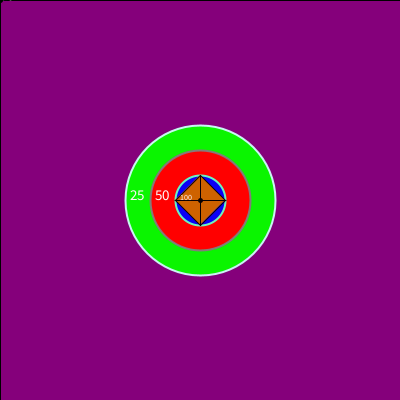
Frame 1 (no input)
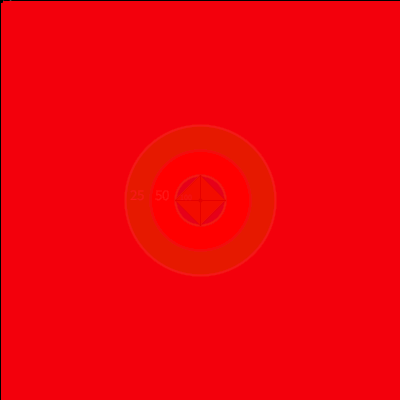
Frame 60 (the mouse pressed at the canvas centre just before this capture)
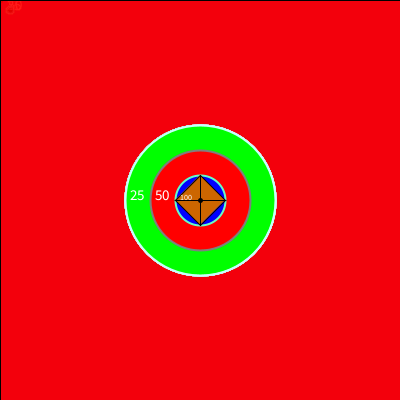
Frame 120 (the mouse held since frame 60 and released just before this capture)

The Processing sketch that drew these frames (run headless with seeded random() and noise(); from frame 60 on, the mouse is pressed at the canvas centre):

// Processing sketch: processing_154331
// ── processing_154331.pde

// Narahari Bharadwaj (nbharad)
// Copyright 2014
void setup() {
  size(400, 400);
  background(128, 0, 128);
  float x = width*0.5;
  float y = height*0.5;
  makePicture(x, y);
}

void makePicture(float mousew, float mouseh) {
  float x = mousew;
  float y = mouseh;
  smooth();
  fill(0, 255, 0);
  stroke(200, 400, 300);
  strokeWeight(2);
  ellipse(x, y, x*0.75, y*0.75);
  fill(255, 0, 0);
  stroke(127, 127, 127);
  strokeWeight(2);
  ellipse(x, y, x*0.5, y*0.5);
  fill(0, 0, 255);
  stroke(100, 300, 200);
  ellipse(x, y, x*0.25, y*0.25);
  stroke(0, 0, 0);
  strokeWeight(1);
  line(x*0.875, y, x*1.125, y);
  line(x, y*0.875, x, y*1.125);
  fill(255, 255, 255);
  textSize(15);
  text("25", x*0.65, y);
  text("50", x*0.775, y);
  fill(204, 102, 0);
  triangle(x*0.875, y, x*1.125, y, x, y*0.875);
  triangle(x*0.875, y, x*1.125, y, x, y*1.125);
  stroke(0, 0, 0);
  strokeWeight(5);
  point(x, y);
  strokeWeight(1);
  line(x, y*0.875, x, y*1.125);
  fill(255, 255, 255);
  textSize(8);
  text("100", x*0.9, y);
}

void draw() {
  fill(255, 0, 0, 10);
  rect(0, 0, width, height);
  float dx = mouseX - pmouseX;
  float dy = mouseY - pmouseY;
  makePicture(pmouseX + dx*0.05, pmouseY + dy*0.05);
}
